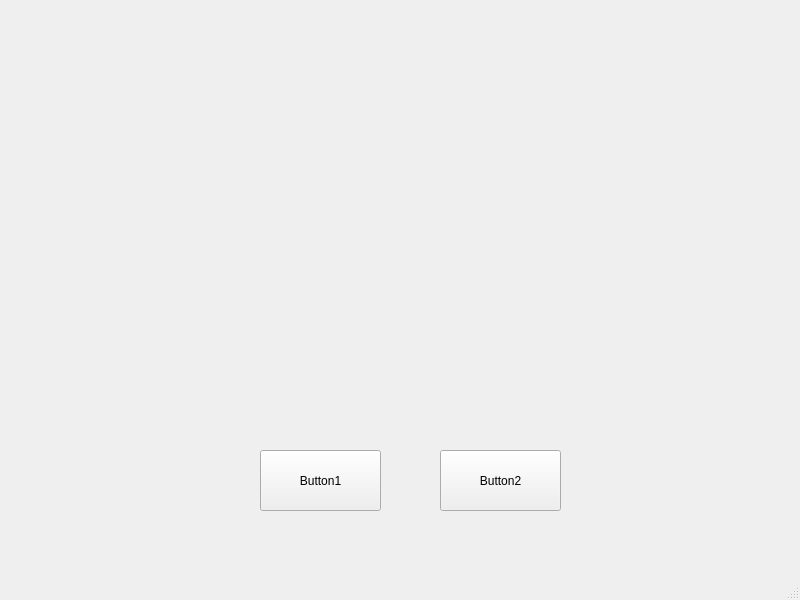
<?xml version="1.0" encoding="UTF-8"?>
<ui version="4.0">
 <class>MainWindow</class>
 <widget class="QMainWindow" name="MainWindow">
  <property name="geometry">
   <rect>
    <x>0</x>
    <y>0</y>
    <width>800</width>
    <height>600</height>
   </rect>
  </property>
  <property name="windowTitle">
   <string>MainWindow</string>
  </property>
  <widget class="QWidget" name="centralwidget">
   <widget class="QLabel" name="Photo">
    <property name="geometry">
     <rect>
      <x>0</x>
      <y>0</y>
      <width>801</width>
      <height>421</height>
     </rect>
    </property>
    <property name="text">
     <string/>
    </property>
    <property name="pixmap">
     <pixmap>p1.jpg</pixmap>
    </property>
    <property name="scaledContents">
     <bool>true</bool>
    </property>
   </widget>
   <widget class="QPushButton" name="Button1">
    <property name="geometry">
     <rect>
      <x>260</x>
      <y>450</y>
      <width>121</width>
      <height>61</height>
     </rect>
    </property>
    <property name="text">
     <string>Button1</string>
    </property>
   </widget>
   <widget class="QPushButton" name="Button2">
    <property name="geometry">
     <rect>
      <x>440</x>
      <y>450</y>
      <width>121</width>
      <height>61</height>
     </rect>
    </property>
    <property name="text">
     <string>Button2</string>
    </property>
   </widget>
  </widget>
  <widget class="QMenuBar" name="menubar">
   <property name="geometry">
    <rect>
     <x>0</x>
     <y>0</y>
     <width>800</width>
     <height>24</height>
    </rect>
   </property>
  </widget>
  <widget class="QStatusBar" name="statusbar"/>
 </widget>
 <resources/>
 <connections/>
</ui>
